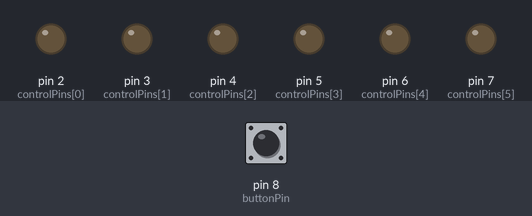
Bench run of a sketch on a simulated Arduino Uno, built with avr-gcc and run on an emulated ATmega328P. On the bench: output pins drawn as LEDs (lit = HIGH). Inputs (shaded band) come from the test bench; at power-on: pin 8 (buttonPin) HIGH.

Above: at 2.7 s.
2.8 s: pin 8 (buttonPin) pulled LOW for 0.15 s
At 3.6 s:
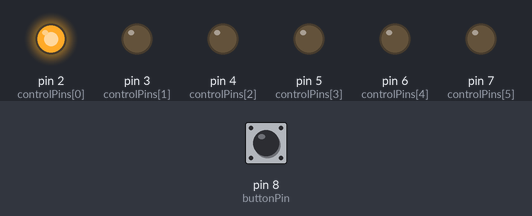
At 5.5 s:
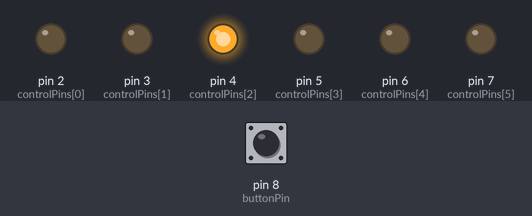
5.9 s: pin 8 (buttonPin) pulled LOW for 3.2 s
At 10.5 s:
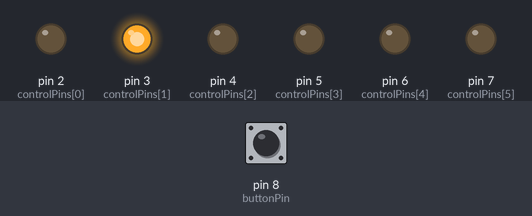
Timing chart, 0 to 16.3 s (numbered marks = the images above; inputs shaded):
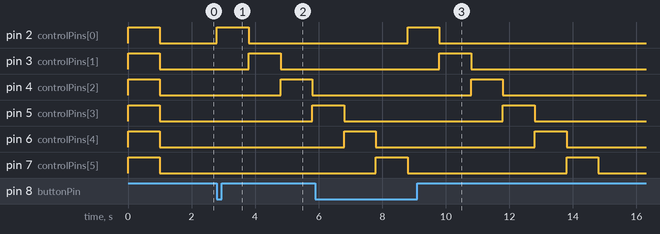

Measured:
- after the input at 2.8 s, pin 2 (controlPins[0]): LOW → HIGH at once, → LOW 1.0 s later; pin 3 (controlPins[1]): LOW → HIGH after 1.0 s, → LOW 1.0 s later; pin 4 (controlPins[2]): LOW → HIGH after 2.0 s, → LOW 1.0 s later; pin 5 (controlPins[3]): LOW → HIGH after 3.0 s
- after the input at 5.9 s, pin 2 (controlPins[0]): LOW → HIGH after 2.9 s, → LOW 1.0 s later; pin 3 (controlPins[1]): LOW → HIGH after 3.9 s, → LOW 1.0 s later; pin 4 (controlPins[2]): LOW → HIGH after 4.9 s, → LOW 1.0 s later
- by itself, pin 6 (controlPins[4]), pin 7 (controlPins[5]): alternates HIGH for 1.0 s and LOW for 5.0 s

The sketch:

Sistema_Braille_Tinkercad_Simulador.ino
```cpp
// Definición de los códigos Braille para las letras a-z
int braille[26][6] = {
  {1,0,0,0,0,0},  // a
  {1,1,0,0,0,0},  // b
  {1,0,0,1,0,0},  // c
  {1,0,0,1,1,0},  // d
  {1,0,0,0,1,0},  // e
  {1,1,0,1,0,0},  // f
  {1,1,0,1,1,0},  // g
  {1,1,0,0,1,0},  // h
  {0,1,0,1,0,0},  // i
  {0,1,0,1,1,0},  // j
  {1,0,1,0,0,0},  // k
  {1,1,1,0,0,0},  // l
  {1,0,1,1,0,0},  // m
  {1,0,1,1,1,0},  // n
  {1,0,1,0,1,0},  // o
  {1,1,1,1,0,0},  // p
  {1,1,1,1,1,0},  // q
  {1,1,1,0,1,0},  // r
  {0,1,1,1,0,0},  // s
  {0,1,1,1,1,0},  // t
  {1,0,1,0,0,1},  // u
  {1,1,1,0,0,1},  // v
  {0,1,0,1,1,1},  // w
  {1,0,1,1,0,1},  // x
  {1,0,1,1,1,1},  // y
  {1,0,1,0,1,1},  // z
};

// Array de pines de Arduino para controlar los LEDs
int controlPins[6] = {2, 3, 4, 5, 6, 7};

// Pin para el botón
int buttonPin = 8;

void setup() {
  Serial.begin(9600);

  // Configurar los pines de control como salidas
  for (int i = 0; i < 6; i++) {
    pinMode(controlPins[i], OUTPUT);
  }

  // Configurar el pin del botón como entrada
  pinMode(buttonPin, INPUT);

  // Comprobar que los LEDs funcionan
  for (int i = 0; i < 6; i++) {
    digitalWrite(controlPins[i], HIGH);
  }
  delay(1000);
  for (int i = 0; i < 6; i++) {
    digitalWrite(controlPins[i], LOW);
  }
  delay(500);
}

void loop() {
  // Si hay datos disponibles en el monitor serial
  if (Serial.available() > 0) {
    String word = Serial.readStringUntil('\n'); // Leer la palabra enviada
    word.trim(); // Eliminar espacios en blanco

    // Procesar cada letra de la palabra
    for (int i = 0; i < word.length(); i++) {
      char letter = word[i];
      int index = letter - 'a';

      if (index >= 0 && index < 26) {
        // Mostrar la letra en LEDs según el patrón de Braille
        for (int j = 0; j < 6; j++) {
          digitalWrite(controlPins[j], braille[index][j]);
        }

        delay(1000); // Mantener la letra en pantalla por 1 segundo

        // Apagar todos los LEDs antes de la siguiente letra
        for (int j = 0; j < 6; j++) {
          digitalWrite(controlPins[j], LOW);
        }
        delay(500); // Pausa entre letras
      }
    }
  }

  // Verificar el estado del botón para chequear LEDs
  if (digitalRead(buttonPin) == LOW) {
    //activar los solenoides uno a uno
    //Serial.println("Estado de los solenoides:");
//    for (int i = 0; i < 6; i++) {
//      Serial.print("Solenoide ");
//      Serial.print(i + 1);
//      Serial.print(": ");
//      Serial.println(digitalRead(controlPins[i]) == HIGH ? "Activo" : "Inactivo");
//    }
//    delay(500); // Evitar lecturas múltiples en una sola pulsación
     for(int i=0; i<=5; i++){
      digitalWrite(controlPins[i],HIGH);
      delay(1000);
      digitalWrite(controlPins[i],LOW);
     }
  }
}
```
